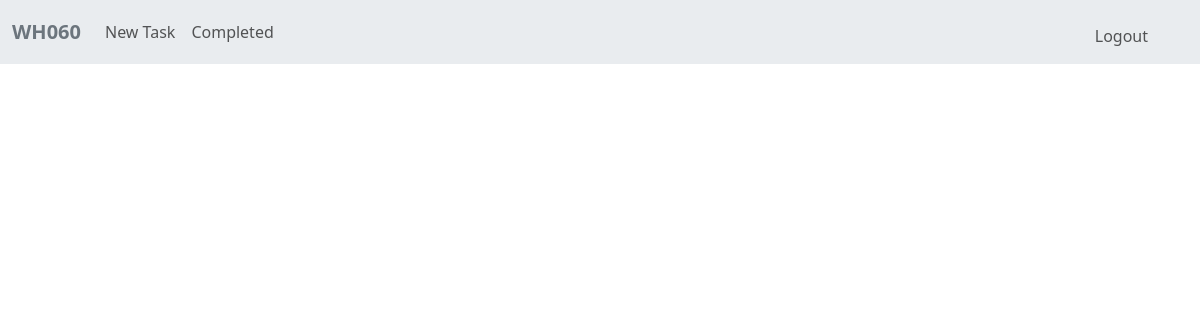
/completed (signed in), run on an earlier commit of the app's database.
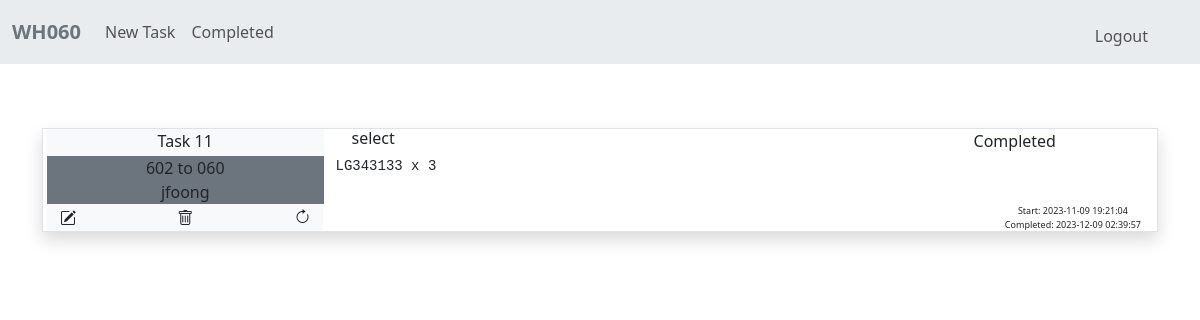
And on a later commit of the database.
### tables this page shows
CREATE TABLE tasks (task_id INTEGER PRIMARY KEY AUTOINCREMENT NOT NULL, user_id INTEGER NOT NULL, task_name TEXT NOT NULL, reference TEXT NOT NULL, task TEXT NOT NULL, datetime DATETIME, status TEXT DEFAULT "To do", completed_datetime DATETIME, FOREIGN KEY (user_id) REFERENCES users(id));

CREATE TABLE users (id INTEGER PRIMARY KEY AUTOINCREMENT NOT NULL, username TEXT NOT NULL);

### app.py (the view)
@app.route("/completed", methods=["POST", "GET"])
@login_required
def completed():
    if request.method == "POST":
        task_id = request.form.get("task_id")
        conn = sqlite3.connect("whtd2.db")
        cur = conn.cursor()
        cur.execute(
            "UPDATE tasks SET status = 'To do', completed_datetime = ? WHERE task_id = ?", (None, task_id,)
        )
        flash("Task " + task_id + " Status changed to To do")
        conn.commit()
        cur.close()
        conn.close()
        return redirect("/")
    else:
        conn = sqlite3.connect("whtd2.db")
        conn.row_factory = sqlite3.Row
        cur = conn.cursor()
        cur.execute(
            "SELECT * FROM tasks JOIN users ON id = user_id WHERE status = 'Completed'"
        )
        completed_tasks = cur.fetchall()
        cur.close()
        conn.close()
        return render_template("completed.html", completed_tasks=completed_tasks)

### app.py (called while the page is built)
@app.after_request
def after_request(response):
    response.headers["Cache-Control"] = "no-cache, no-store, must-revalidate"
    response.headers["Expires"] = 0
    response.headers["Pragma"] = "no-cache"
    return response

### helpers.py (called while the page is built)
def login_required(f):
    @wraps(f)
    def decorated_function(*args, **kwargs):
        if session.get("user_id") is None:
            return redirect("/login")
        return f(*args, **kwargs)
    return decorated_function

### templates/completed.html (shortened to what this page needs)
{% extends "layout.html" %}
{% block main %}
  {% for task in completed_tasks %}
  <div class="container px-3 my-3 border shadow text-center">
    <div class="row no-gutters">
      <div class="col-3 bg-light">
        <span>Task {{ task.task_id }}</span>
      </div>
      <div class="col">
        <h6 class="text-start mx-3">{{ task.reference }}</h6>
      </div>
      <div class="col-3">
        <span>{{ task.status }}</span>
      </div>
    </div>
    <div class="row no-gutters">
        <div class="col-3 bg-secondary">
            <span>{{ task.task_name }}</span><br>
            <span>{{ task.username }}</span>
        </div>
       <div class="col-6 text-start">
          <pre style="white-space: pre-line">
            {{ task.task }}
          </pre>
       </div>
       <div class="col-3">
       </div>
    </div>
    <div class="row no-gutters p-0">
        <div class="col-1 bg-light d-flex justify-content-start">
          <form action="/edittask" method="get">
          <button type="submit" class="btn m-0 p-0" name=task_id value="{{ task.task_id }}"><i class="bi bi-pencil-square"></i></button>
          </form>
        </div>
        <div class="col-1 bg-light d-flex justify-content-center">
          <button type="button" class="btn m-0 p-0" data-bs-toggle="modal" data-bs-target="#confirmdelete"><i class="bi bi-trash"></i></button>
        </div>
        <div class="col-1 bg-light d-flex justify-content-end">
          <form action="/completed" method="post">
          <button type="submit" class="btn m-0 p-0 d-flex flex-row-reverse" name=task_id value="{{ task.task_id }}"><i class="bi bi-arrow-clockwise"></i></button>
          </form>
        </div>
        <div class="col-6">
        </div>
        <div class="col-3 d-flex justify-content-end">
          <span style="font-size: xx-small;">Start: {{ task.datetime }}<br>
          Completed: {{ task.completed_datetime }}
          </span>
        </div>
    </div>
    </div>
  {% endfor %}
{% endblock %}

What changed in the data, as far as the page shows it:
now on this page (row edited): tasks: task_id "11", reference "select", status "Completed", task_name "602 to 060", username "jfoong", task "LG343133 x 3", datetime "2023-11-09 19:21:04", completed_datetime "2023-12-09 02:39:57"
